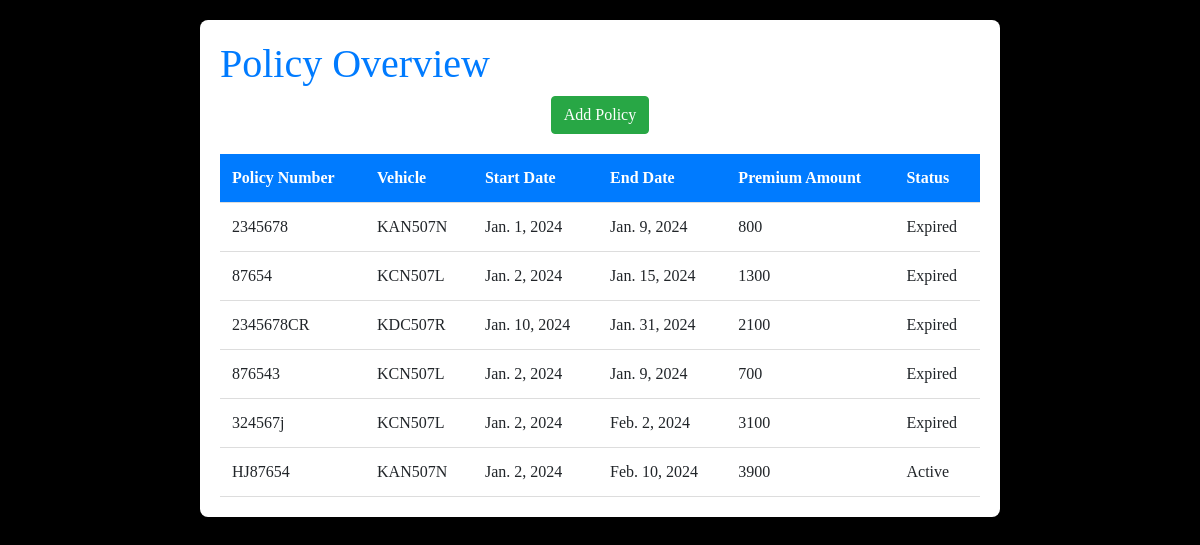
Page /view_policy/ on the committed database.
### insuarance/models.py (models this page shows, shortened)
class Policy(models.Model):
    policy_number = models.CharField(max_length = 50, unique=True)
    start_date = models.DateField()
    end_date = models.DateField()
    premium_amount = models.IntegerField()
    status = models.CharField(
        max_length=10,
        choices=STATUS_CHOICES,
        default='Active'
    )
    vehicle = models.ForeignKey('Vehicle', on_delete=models.CASCADE, related_name='policies', default=None)

class Vehicle(models.Model):
    owner = models.ForeignKey(Customer, on_delete=models.CASCADE)
    model = models.CharField(max_length=30)
    make = models.CharField(max_length=30)
    type = models.CharField(max_length=30)
    number_plate = models.CharField(max_length=20, unique=True)
    color = models.CharField(max_length=30)
    year = models.DateField()
    milleage = models.IntegerField(default=0)
    vehicle_price = models.FloatField(default=0)
    vehicle_policies = models.ManyToManyField(Policy, related_name='vehicles', blank=True)
    def __str__(self):
        return f"{self.number_plate} "

### insuarance/views.py (the view)
# urls.py: path('view_policy/', view_policy, name='view_policy'),
def view_policy(request):
    policies = Policy.objects.all()
    for policy in policies:
        if policy.end_date < timezone.now().date():
            if policy.status =='Active':
                policy.status = 'Expired'
                policy.save()
    return render(request, 'view_policy.html', {'policies': policies})

### insuarance/templates/view_policy.html (shortened to what this page needs)
{% extends 'base.html' %}
{% block content %}
<body>
    <header>
        <h1>Policy Overview</h1>
    </header>
  <center> <div class="btn btn-success"><a href="{% url 'insuarance:add_policy'%}">Add Policy</a></div>
    </center>
      <main>
        <table>
            <thead>
                <tr>
                    <th>Policy Number</th>
                    <th>Vehicle</th>
                    <th>Start Date</th>
                    <th>End Date</th>
                    <th>Premium Amount</th>
                    <th>Status</th>
                </tr>
            </thead>
            <tbody>
                {% for policy in policies %}
                    <tr>
                        <td>{{ policy.policy_number }}</td>
                        <td>{{ policy.vehicle }}</td>
                        <td>{{ policy.start_date}}</td>
                        <td>{{ policy.end_date }}</td>
                        <td>{{ policy.premium_amount }}</td>
                        <td>{{ policy.status }}</td>
                    </tr>
                {% endfor %}
            </tbody>
        </table>
    </main>
</body>
{% endblock %}

### insuarance/templates/base.html (style rules this page uses)
body { font-family: copperplate; background-color:black; margin: 20px; align-items: center; justify-content: center; }
h1 { color: #007bff; }
table { border-collapse: collapse; width: 100%; margin-top: 20px; }
th, td { padding: 12px; text-align: left; border-bottom: 1px solid #ddd; }
th { background-color: #007bff; color: #fff; font-weight: bold; }
a { color: red; }

### rows in the picture
Policy: policy_number "2345678", vehicle "KAN507N", start_date "Jan. 1, 2024", end_date "Jan. 9, 2024", premium_amount "800", status "Expired"
Policy: policy_number "87654", vehicle "KCN507L", start_date "Jan. 2, 2024", end_date "Jan. 15, 2024", premium_amount "1300", status "Expired"
Policy: policy_number "2345678CR", vehicle "KDC507R", start_date "Jan. 10, 2024", end_date "Jan. 31, 2024", premium_amount "2100", status "Expired"
Policy: policy_number "876543", vehicle "KCN507L", start_date "Jan. 2, 2024", end_date "Jan. 9, 2024", premium_amount "700", status "Expired"
Policy: policy_number "324567j", vehicle "KCN507L", start_date "Jan. 2, 2024", end_date "Feb. 2, 2024", premium_amount "3100", status "Expired"
Policy: policy_number "HJ87654", vehicle "KAN507N", start_date "Jan. 2, 2024", end_date "Feb. 10, 2024", premium_amount "3900", status "Active"
